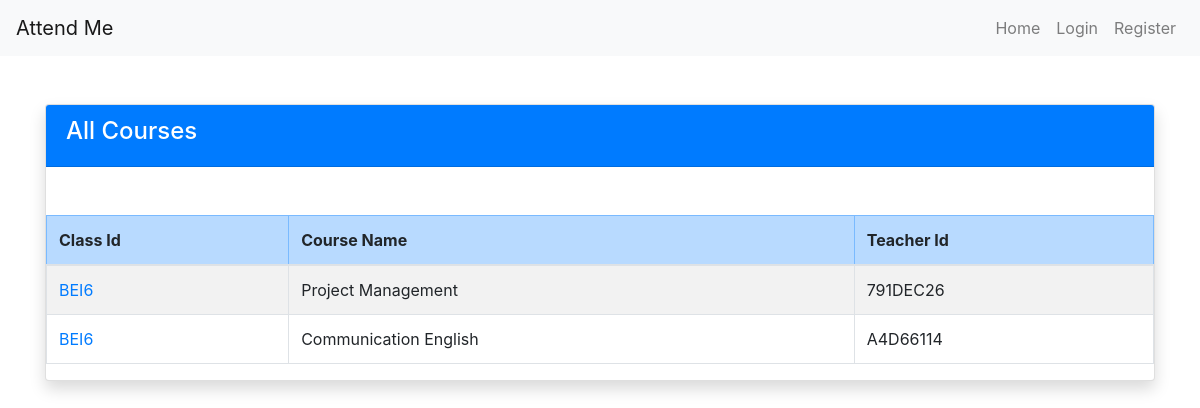
The page /admin/courses (signed in) on the database its author committed.
### main.py (models this page shows)
class Course_details(db.Model):
    course: Mapped[str] = mapped_column(String(100), nullable=False)
    courseid: Mapped[str] = mapped_column(String(100), primary_key=True)
    teacherid: Mapped[str] = mapped_column(String(100), nullable=False)
    classid: Mapped[str] = mapped_column(String(100), nullable = False)

### main.py (the view)
@app.route('/admin/courses', methods=['GET'])
def get_courses():
    if session.get('user_role', '') != 'admin':
        flash("Unauthorized access!", "danger")
        return redirect(url_for('home'))
    courses = Course_details.query.all()  # This fetches all the rows
    course_list = []  # Empty list to store dictionaries
    for course in courses:
        course_list.append({
            'course': course.course,
            'classid': course.classid,
            'teacherid': course.teacherid
        })
    print("courses: ",course_list)
    return render_template('course_list.html', course_list=course_list)

### templates/course_list.html
{% extends "base.html" %}
{% block content %}
<div class="container mt-5">
    <div class="card shadow">
        <div class="card-header bg-primary text-white">
            <h4>All Courses</h4>
        </div>
        <div class="table-responsive mt-5">
        <table class="table table-striped table-hover table-bordered">
            <thead class="table-primary">
                <tr>
                    <th>Class Id</th>
                    <th>Course Name</th>
                    <th>Teacher Id</th>
                </tr>
            </thead>
            <tbody>
                {% for course in course_list %}
                <tr>
                    <td><a href="{{ url_for('course_details', classid =course.classid, course_name= course.course) }}" class="text-decoration-none text-primary">{{ course.classid }}</a></td>
                    <td>{{ course.course }}</td>
                    <td>{{ course.teacherid }}</td>
                </tr>
                {% endfor %}
            </tbody>
        </table>
    </div>
    </div>
</div>
{% endblock %}

### rows shown on the page
Course_details: classid "BEI6", course "Project Management", teacherid "791DEC26"
Course_details: classid "BEI6", course "Communication English", teacherid "A4D66114"
